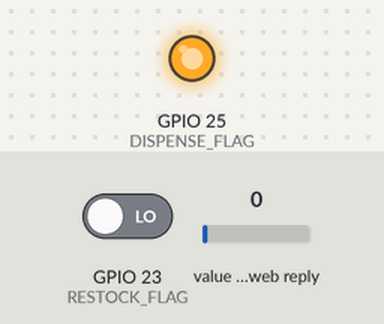
A sketch run on a simulated ESP32. On the bench: output pins drawn as LEDs (lit = HIGH). The test bench sets the inputs (shaded band); at power-on: GPIO 23 (RESTOCK_FLAG) LOW, value in the web reply 0. WiFi joins after 1.5 s; servers stay silent unless stated; web services answer with replies made up by the test bench; what the sketch prints to the serial monitor is not drawn.

Above: at 3.0 s.
3.1 s: GPIO 23 (RESTOCK_FLAG) driven HIGH
At 6.1 s:
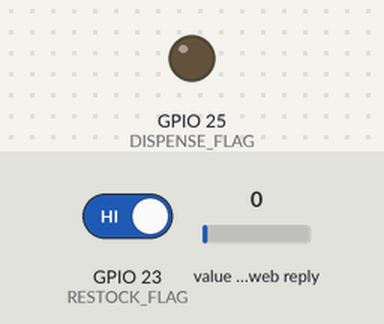
13.1 s: value in the web reply set to 4
14.6 s: value in the web reply set to 7
16.1 s: value in the web reply set to 2
At 18.3 s:
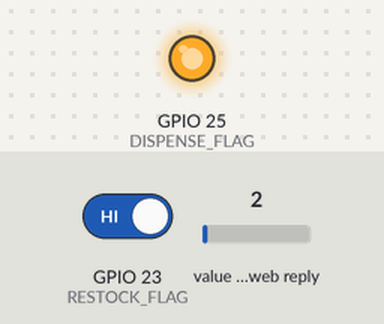
Timing chart, 0 to 24.0 s (numbered marks = the images above; inputs shaded):
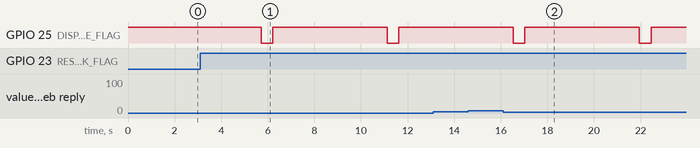

Measured:
- after the input at 3.1 s, GPIO 25 (DISPENSE_FLAG): alternates HIGH for 4.9 s and LOW for 0.50 s, starting after 2.6 s
- after the input at 13.1 s, every drawn part: stays the same
- after the input at 14.6 s, every drawn part: stays the same
- after the input at 16.1 s, GPIO 25 (DISPENSE_FLAG): alternates HIGH for 4.9 s and LOW for 0.50 s, starting after 0.44 s

The sketch:

Comms.ino.ino
```cpp
#include <WiFi.h>
#include <HTTPClient.h>
#include <Arduino_JSON.h>
#include <ThingSpeak.h>

#define DISPENSE_FLAG 25
#define RESTOCK_FLAG  23

const char* ssid = "YOUR_SSID_HERE";
const char* password = "YOUR_PASSWORD_HERE";

// ThingSpeak information
char thingSpeakAddress[] = "api.thingspeak.com";
unsigned long channelID = "CHANNEL_ID";
char* readAPIKey = "READ_API_KEY_HERE";
char* writeAPIKey = "WRITE_API_KEY_HERE";
const unsigned long postingInterval = 5000;
unsigned int dataFieldOne = 1;

unsigned long lastConnectionTime = 0;
long lastUpdateTime = 0;

WiFiClient client;

int stock;

String jsonBuffer;

void setup() {
  Serial.begin(9600);

  pinMode(DISPENSE_FLAG, OUTPUT);
  pinMode(RESTOCK_FLAG, INPUT);

  digitalWrite(DISPENSE_FLAG, HIGH);

  // WIFI
  WiFi.mode(WIFI_STA);
  WiFi.begin(ssid, password);
  Serial.println("Connecting to wifi network...");
  while(WiFi.status() != WL_CONNECTED) {
    delay(500);
    Serial.print(".");
  }
  Serial.println();
  Serial.print("Connected to WiFi network with IP Address: ");
  Serial.println(WiFi.localIP());
  ThingSpeak.begin( client );

  Serial.print("Database Inventory: ");
  stock = readTSData( channelID, dataFieldOne);
}

void loop() {
  // Send HTTP GET request in intervals
  if((millis() - lastUpdateTime) >= postingInterval) {
    lastUpdateTime = millis();

    Serial.println("Get Inventory");
    int inventory= readTSData(channelID, dataFieldOne);

    Serial.print("Inventory: ");
    Serial.println(inventory);
    Serial.print("Stock: ");
    Serial.println(stock);

    if (inventory < stock) {
      dispense();
    }
  }

  if (digitalRead(RESTOCK_FLAG)){
      Serial.println("RESTOCK");
      restock();

    }
}

// Tell Arduino to dispense
void dispense() {
  Serial.println("DISPENSE");
  digitalWrite(DISPENSE_FLAG, LOW);
  delay(500);
  digitalWrite(DISPENSE_FLAG, HIGH);
  stock--;
}

void restock() {
  Serial.println("RESTOCK");
  stock++;
  delay(2000);
  // Update database inventory to stock
  writeTSData( channelID, dataFieldOne, stock);
}

float readTSData( long TSChannel,unsigned int TSField ){

  float data =  ThingSpeak.readFloatField( TSChannel, TSField, readAPIKey );
  Serial.println( " Data read from ThingSpeak: " + String( data, 9 ) );
  return data;

}

// Use this function if you want to write a single field.
int writeTSData( long TSChannel, unsigned int TSField, float data ){
  int  writeSuccess = ThingSpeak.writeField( TSChannel, TSField, data, writeAPIKey ); // Write the data to the channel
  if ( writeSuccess ){

    Serial.println( String(data) + " written to Thingspeak." );
    }

    return writeSuccess;
}
```
